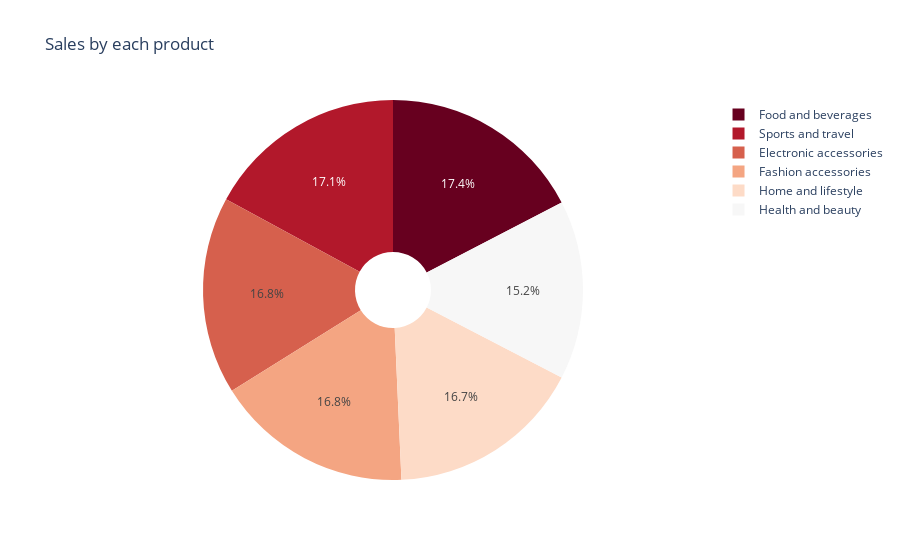

The notebook cell this image was saved under:
### Code cell
sales_prod_pie=px.pie(df_prod,names='Product line',values='Total',title='Sales by each product'
                     ,color_discrete_sequence=px.colors.sequential.RdBu,hole=0.2)
sales_prod_pie.show()

### Figure 1 — Plotly figure (JSON) as saved in the notebook; plotly's stock layout.template omitted (floating-point values rounded to 4 significant figures)
{"data": [{"domain": {"x": [0, 1], "y": [0, 1]}, "hole": 0.2, "hovertemplate": "Product line=%{label}<br>Total=%{value}<extra></extra>", "labels": ["Electronic accessories", "Fashion accessories", "Food and beverages", "Health and beauty", "Home and lifestyle", "Sports and travel"], "legendgroup": "", "name": "", "showlegend": true, "type": "pie", "values": [54340.0, 54310.0, 56140.0, 49190.0, 53860.0, 55120.0]}], "layout": {"legend": {"tracegroupgap": 0}, "piecolorway": ["rgb(103,0,31)", "rgb(178,24,43)", "rgb(214,96,77)", "rgb(244,165,130)", "rgb(253,219,199)", "rgb(247,247,247)", "rgb(209,229,240)", "rgb(146,197,222)", "rgb(67,147,195)", "rgb(33,102,172)", "rgb(5,48,97)"], "title": {"text": "Sales by each product"}}}
